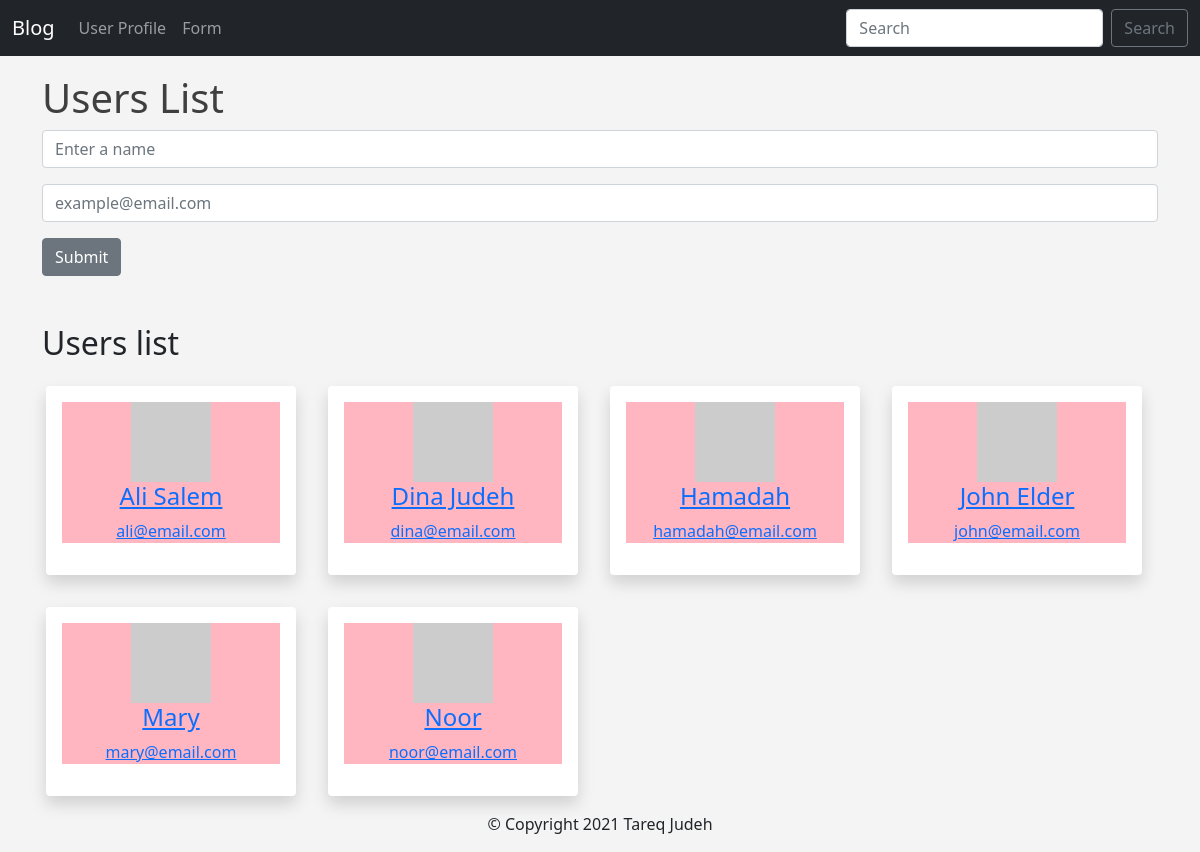
The page /user/add on the database as committed earlier.
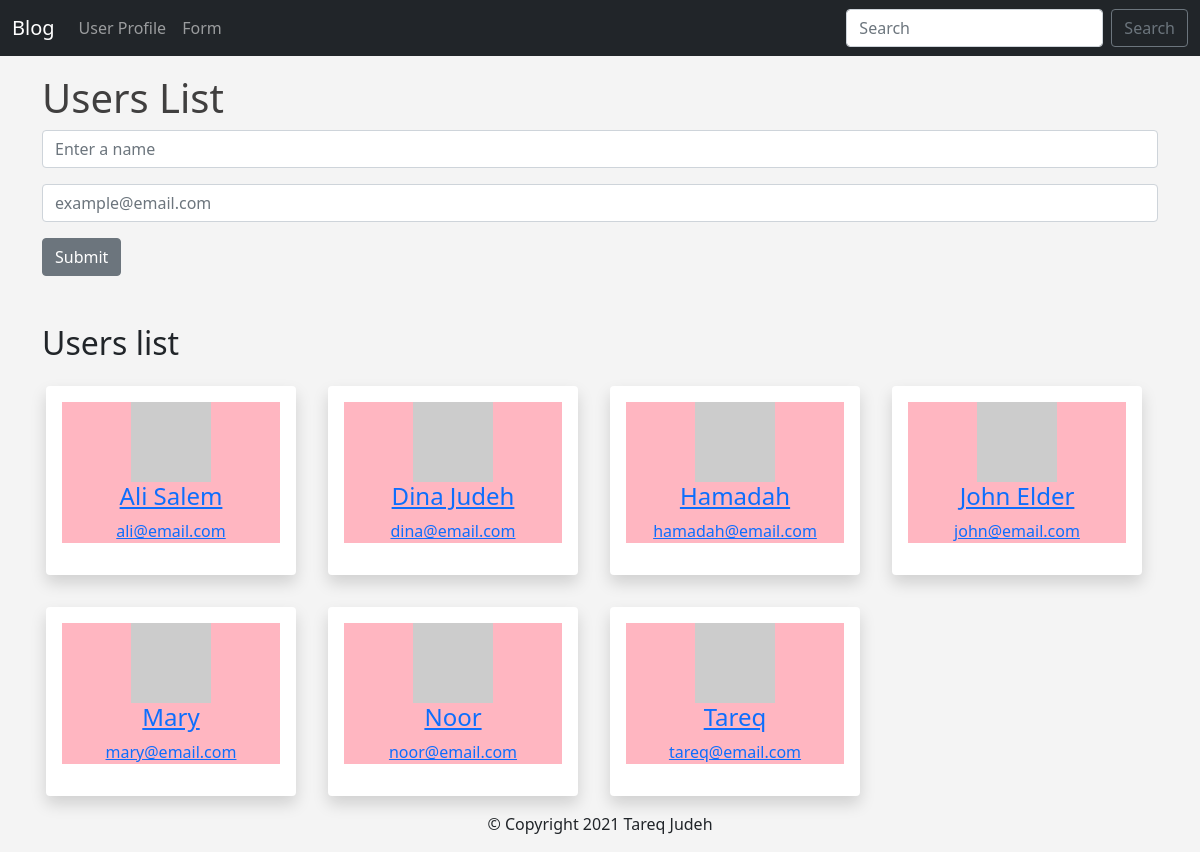
The same page on the database as committed later.
### app.py (models this page shows, shortened)
class Users(db.Model):
    id = db.Column(db.Integer, primary_key=True)
    user = db.Column(db.String(200), nullable=False)
    email = db.Column(db.String(120), unique=True, nullable=False)
    created = db.Column(db.DateTime, default=date)

### app.py (the view, shortened to what this page needs)
@app.route("/user/add", methods=["GET", "POST"])
def add_user():
    form = UsersForm()
    user = None
    email = None
    users_list = Users.query.order_by(Users.user)
    return render_template(
        "user.html",
        form=form,
        user=user,
        email=email,
        users_list=users_list,
        year=year
    )

### app.py
class UsersForm(FlaskForm):
    user = StringField("Name", validators=[DataRequired()])
    email = EmailField("example@email.com", validators=[DataRequired(), Email()])
    submit = SubmitField("Submit")

### templates/user.html (shortened to what this page needs)
<!DOCTYPE html>
<html lang="en">
<head>
    {% extends "base.html" %}
    {% block head %}
        {{ super() }}
    {% endblock %}
{% block content %}
    <div>
        <h1 >Users List</h1>
        <form method="post" >
            <div class="row">
                <div class="col-12 mb-3">
                    {{ form.user(class="form-control", placeholder="Enter a name") }}
                </div>
            </div>
            <div class="row">
                <div class="col-12 mb-3">
                    {{ form.email(class="form-control", placeholder="example@email.com") }}
                </div>
            </div>
            <div class="row">
                <div class="col-12 mb-5">
                    {{ form.submit(class="btn btn-secondary") }}
                </div>
            </div>
        </form>
        <section>
            <h2>Users list</h2>
                    <div class="text-center">
                        <div class="row">
                            {% for user in users_list %}
                                <div
                                        class=" col-lg-3 col-md-4 col-sm-6  shadow p-3 bg-body rounded m-3 users-list"
                                        style="width: 250px"
                                >
                                    <a href="{{ url_for("update", user_id=user.id) }}">
                                         <figure class="users">
                                        <img
                                                class="img-fluid"
                                                src="https://robohash.org/{{ user.id }}"
                                                alt="user"
                                        >
                                        <figcaption>
                                            <h4 >{{ user.user | title }}</h4>
                                            <p>{{ user.email | lower }}</p>
                                        </figcaption>
                                    </figure>
                                    </a>
                                </div>
                            {% endfor %}
                        </div>
                    </div>
        </section>
    </div>
{% endblock %}

### templates/base.html (shortened to what this page needs)
<!doctype html>
<html lang="en">
  <head>
      {% block head %}
          <link href="https://cdn.jsdelivr.net/npm/bootstrap@5.0.0-beta2/dist/css/bootstrap.min.css" rel="stylesheet">
          <link rel="stylesheet" type="text/css" href="{{ url_for('static', filename='css/styles.css') }}">
      {% endblock %}
  </head>
  <body>
    {% include "navbar.html" %}
    <br>
    <div class="container">
        {% block content %}
        {% endblock %}
    </div>
    {% block footer %}
        <p class="text-center">&copy; Copyright {{ year }} Tareq Judeh</p>
    {% endblock %}
  </body>

### templates/navbar.html (shortened to what this page needs)
<!DOCTYPE html>
<html lang="en">
<head>
</head>
<body>
<nav class="navbar navbar-expand-lg navbar-dark bg-dark fixed-top">
  <div class="container-fluid">
    <a class="navbar-brand" href="{{ url_for("index") }}">Blog</a>
    <div class="collapse navbar-collapse" id="navbarSupportedContent">
      <ul class="navbar-nav me-auto mb-2 mb-lg-0">
          <li class="nav-item">
              <a class="nav-link" href="{{ url_for('add_user') }}">User Profile</a>
          </li>
          <li class="nav-item">
              <a class="nav-link" href="{{ url_for("name") }}">Form</a>
          </li>
      </ul>
      <form class="d-flex">
        <input class="form-control me-2" type="search" placeholder="Search" aria-label="Search">
        <button class="btn btn-outline-secondary" type="submit">Search</button>
      </form>
    </div>
  </div>
</nav>
</body>
</html>

### static/css/styles.css (style rules this page uses)
* { margin: 0; padding: 0; box-sizing: border-box; }
body { background-color: #f4f4f4; }
.container { margin-top: 50px; }
h1 { color: #403f3f; }
.users { background-color: lightpink; }

Rows that differ between the two databases and show on the page:
added Users: user "Tareq", email "tareq@email.com"
